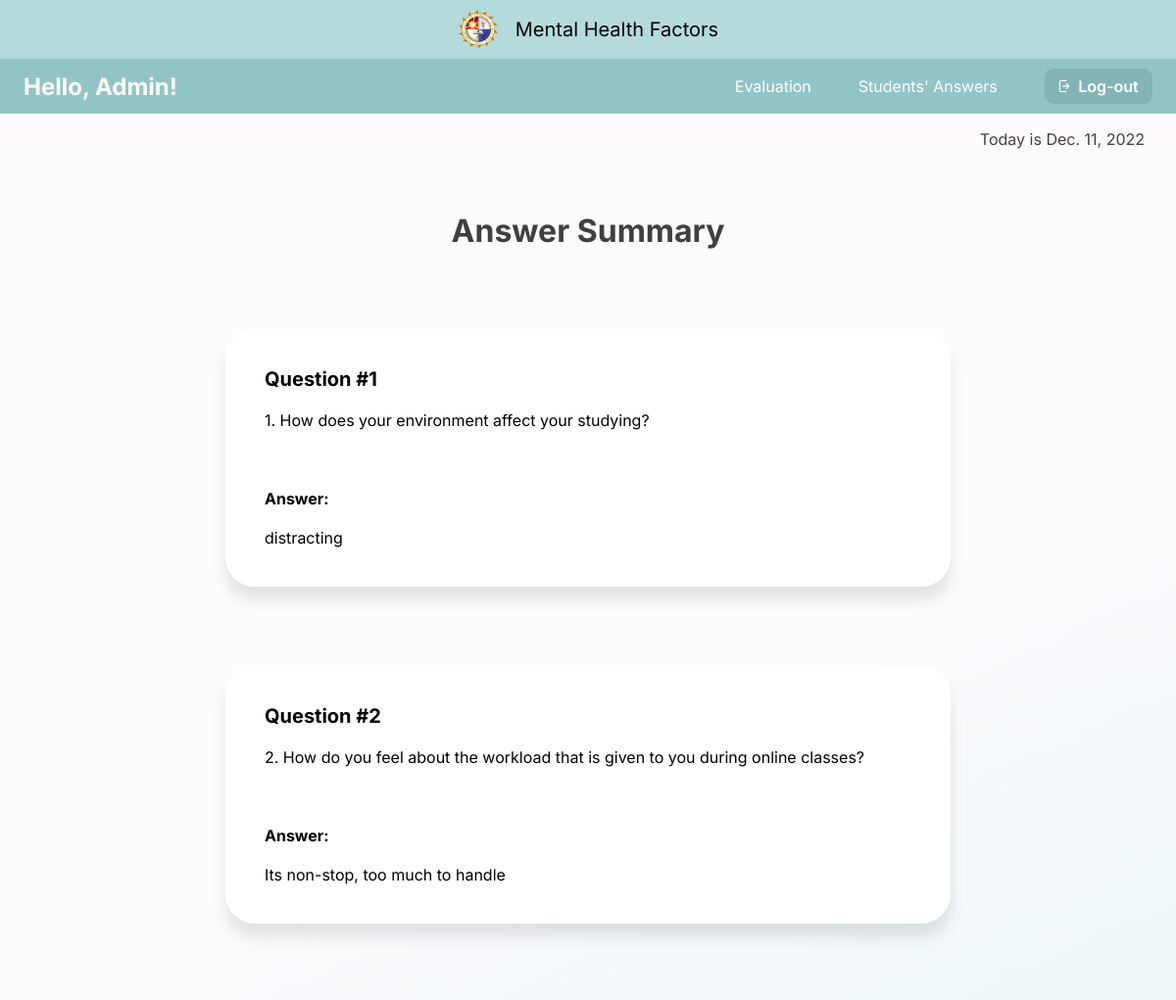
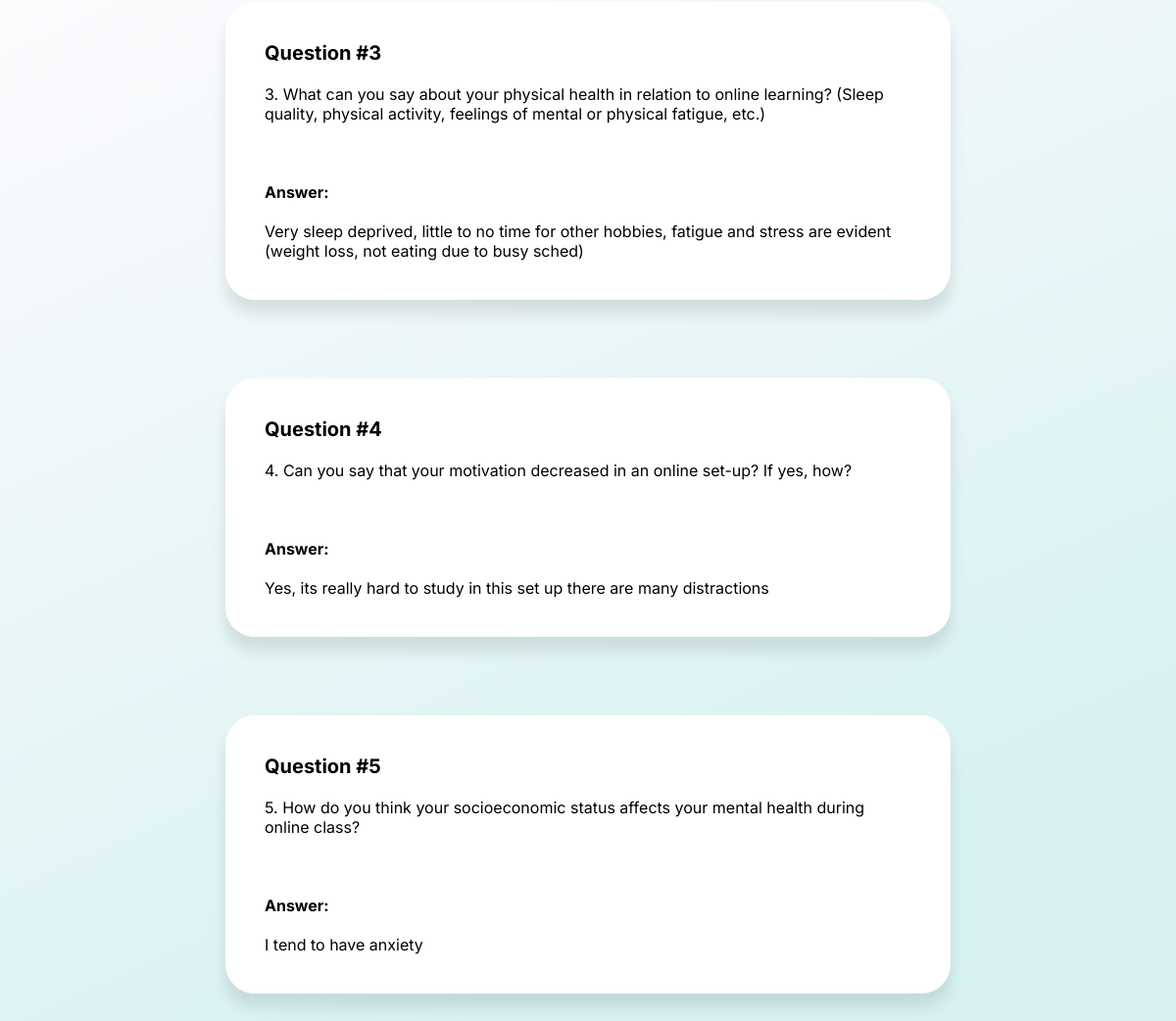
Page /student_answer/2 on the committed database (2 pictures, top to bottom).
### capswebsite/models.py (models this page shows, shortened)
class Answers(models.Model):
    email_error_message = 'Email must be: @plm.edu.ph'
    email_regex = RegexValidator(
    regex=r'^[A-Za-z0-9._%+-]+@plm.edu.ph$',
    message=email_error_message
    )
    ID_error_message = 'Faculty ID must be entered in format: 20XXXXXXX'
    ID_regex = RegexValidator(
        regex=r'^20\d{7}$',
        message=ID_error_message
    )
    Year_CHOICES = (
        ('1st Year', '1st Year'),
        ('2nd Year', '2nd Year'),
        ('3rd Year', '3rd Year'),
        ('4th Year', '4th Year'),
        ('5th Year', '5th Year'),
        ('6th Year', '6th Year'),
    )
    email = models.EmailField(verbose_name="Email",max_length=60,validators=[email_regex],blank=True)
    firstName = models.CharField(max_length=100, verbose_name='First Name', null=True,blank=True)
    lastName = models.CharField(max_length=100, verbose_name='Last Name', null=True,blank=True)
    numberID = models.CharField(max_length=100,validators=[ID_regex], verbose_name='Number ID', null=True,blank=True)
    college= models.ForeignKey(College, verbose_name='College',null=True,blank=True,on_delete=models.CASCADE)
    course= models.ForeignKey(Course, verbose_name='Course',null=True,blank=True,on_delete=models.CASCADE)
    year = models.CharField(max_length=10, choices=Year_CHOICES, verbose_name='Year', null=True,blank=True)
    block = models.CharField(max_length=10, verbose_name='Block', null=True,blank=True)
    question1 = models.CharField(max_length=1000, verbose_name="question1",null=True, blank =True)
    question2 = models.CharField(max_length=1000, verbose_name="question2",null=True, blank =True)
    question3 = models.CharField(max_length=1000, verbose_name="question3",null=True, blank =True)
    question4 = models.CharField(max_length=1000, verbose_name="question4",null=True, blank =True)
    question5 = models.CharField(max_length=1000, verbose_name="question5",null=True, blank =True)

### capswebsite/views.py (the view)
# urls.py: re_path(r'^student_answer/(?P<pk>[a-zA-Z0-9]+$)', views.student_answer, name='student_answer'),
def student_answer(request, pk):
    context={}
    date2day = date.today() #datetime = date + time
    answers = Answers.objects.filter(id=pk)
    context = {'answers':answers}
    context['date2day'] = date2day
    return render(request, 'admin/student_answer.html',context)

### capswebsite/templates/admin/student_answer.html (shortened to what this page needs)
{% load static %}
{% include 'admin/admin_navbar.html' %}
{% block content %}
<p class="date-time">Today is {{date2day}}</p>
<div class="title">Answer Summary</div>
        {% for ans in answers %}
        <div class="qna">
            <span>Question #1</span>
            <br><br>
            1. How does your environment affect your studying?
            <br><br><br><br>
            <label for="answer"><b>Answer:</b></label>
            <br><br>
            {{ans.question1}}
        </div>
        <div class="qna">
            <span>Question #2</span>
            <br><br>
            2. How do you feel about the workload that is given to you during online classes?
            <br><br><br><br>
            <label for="answer"><b>Answer:</b></label>
            <br><br>
            {{ans.question2}}
        </div>
        <div class="qna">
            <span>Question #3</span>
            <br><br>
            3. What can you say about your physical health in relation to online learning? (Sleep quality, physical activity, feelings of mental or physical fatigue, etc.)
            <br><br><br><br>
            <label for="answer"><b>Answer:</b></label>
            <br><br>
            {{ans.question3}}
        </div>
        <div class="qna">
            <span>Question #4</span>
            <br><br>
            4. Can you say that your motivation decreased in an online set-up? If yes, how?
            <br><br><br><br>
            <label for="answer"><b>Answer:</b></label>
            <br><br>
            {{ans.question4}}
        </div>
        <div class="qna">
            <span>Question #5</span>
            <br><br>
            5. How do you think your socioeconomic status affects your mental health during online class?
            <br><br><br><br>
            <label for="answer"><b>Answer:</b></label>
            <br><br>
            {{ans.question5}}
        </div>
{%endfor%}
{% endblock %}

### capswebsite/static/css/admin_navbar.css (style rules this page uses)
body { margin:0px; width: 100%; height: 100%; }

### capswebsite/templates/admin/student_answer.html (style rules this page uses)
body { margin: 0px; min-height: 100vh; background: linear-gradient(155.57deg, #FDFBFE 36.97%, #D8F2F2 83.32%); background-repeat: no-repeat; }
.date-time { font-family: 'Inter'; font-style: normal; font-weight: 400; font-size: 1em; color: #404040; text-align: right; margin-right: 2em; }
.title { font-family: 'Inter'; font-style: normal; font-weight: 700; font-size: 2em; text-align: center; margin-top: 2em; color: #404040; }
.qna { display: block; min-width: 100px; max-width: 55%; height: auto; padding: 40px; margin: 80px auto; background: #FFFFFF; box-shadow: 0px 14px 15px rgba(0, 0, 0, 0.1); border-radius: 30px; font-family: 'Inter'; font-style: normal; font-weight: 400; font-size: 16px; }
.qna span { font-family:'Inter'; font-size: 20px; font-weight: 700; }

### rows in the picture
Answers: question1 "distracting", question2 "Its non-stop, too much to handle", question3 "Very sleep deprived, little to no time for other hobbies, fatigue and stress are evident (weight loss, not eating due to busy sched)", question4 "Yes, its really hard to study in this set up there are many distractions", question5 "I tend to have anxiety"
